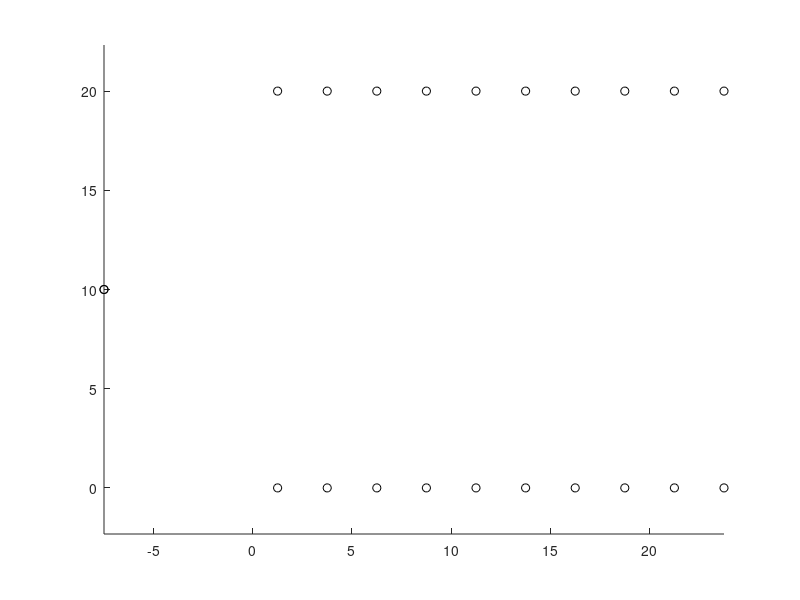

Reproduce this figure in MATLAB. (Note: this script raises an error after producing the figure.)
%%

clear; close all; clc;
rng("default"); % random seed for reproductivity

%% -------------------- Step A: Define Problem Parameters --------------------
N = 10;                     % number of rows
RL = 20;                    % row length
W = 2.5;                    % implement width (row spacing)
L = 3;                      % tractor length
Ld = 1.5;                   % look-ahead distance
gamma_limit = deg2rad(60);  % steering limit
Rmin = L / tan(gamma_limit);  % minimum turning radius

% Start and end positions
x_start = -3 * W;
y_start = RL / 2;
x_end = x_start;
y_end = y_start;

% Coordinates of headland nodes (lower and upper)
x_lower = W/2 + W * (0:N-1); % Lower headland nodes X coordinates
y_lower = zeros(1, N);       % Lower headland nodes Y coordinates
x_upper = x_lower;           % Upper headland nodes X coordinates  
y_upper = RL * ones(1, N);   % Upper headland nodes Y coordinates

% Assemble full node coordinate list (1=start, 2..N+1=lower, N+2..2N+1=upper, 2N+2=end)
x = [x_start, x_lower, x_upper, x_end];
y = [y_start, y_lower, y_upper, y_end];

% Plot for verification
figure; hold on; axis equal
plot(x, y, 'ko')
dx = 0.50 * ones(size(x));          % default shift in x
dy = 0.50 * ones(size(y));          % default shift in y
% put the first label above-left, last label below-right
dx(1)   = 0.75;   dy(1)   =  1.0;   % start node
dx(end) =  0.75;   dy(end) = -1.0;   % end   node
text(x + dx, ...
     y + dy, ...
     string(1:numel(x)), "HorizontalAlignment","center");
title('Node Layout Verification'); xlabel('X [m]'); ylabel('Y [m]');
xlim([-8 27])

%% -------------------- Step B: Build Cost Matrix --------------------
HUGE = 1e6;                       % "impossible" cost
DMAT = HUGE * ones(2*N+2);        % start with all moves disabled

% ---- (1) Row-traversal costs: lower ↔ upper in SAME row ---------------
% Moving from any lower headland node to any upper headland node (and vice versa)
% is only possible if both nodes belong to the same field row
for i = 2:N+1 % for each lower node
    for j = N+2:2*N+1 % for each upper node
        if (j-i) == N % if nodes belong to same row, non working cost is zero
            DMAT(i,j) = 0; % Cost to travel within a row is zero (assuming cultivation cost is zero)
            DMAT(j,i) = 0; % Same for reverse direction
        else
            DMAT(i,j) = HUGE; % Not possible to go from lower to upper if not in same row
            DMAT(j,i) = HUGE; % Same for reverse direction
        end
    end
end

% ---- (2) Headland turning costs: Π / Ω turns on south or north edges --
% Compute turning costs between nodes i, j (both are at top or bottom)
for i = 2:N+1 % for each node at the 'bottom'
    for j = i+1:N+1 % for each node to the 'right' of node i
        d = abs(j-i); % Number of rows between the nodes
        dW = d * W;   % Physical distance between the rows
        
        % Check if a PI turn can be made (plus a straight line of length (d-1) row widths)
        if (Rmin <= dW/2)
            % PI turn cost = π * Rmin (for the semi-circle) + (d-1)*W (for the straight part)
            DMAT(i,j) = pi * Rmin + (d-1) * W;
        else
            % Omega turn cost = 2 * π * Rmin (full circle of radius Rmin)
            DMAT(i,j) = 2 * pi * Rmin;
        end
        
        DMAT(j,i) = DMAT(i,j);           % symmetry of cost
        DMAT(i+N, j+N) = DMAT(i,j);      % same cost for pair of top-nodes
        DMAT(j+N, i+N) = DMAT(i,j);      % symmetry for top nodes
    end
end

% ---- (3) Manhattan costs start/end ↔ all field nodes ------------------
% Costs to travel from start node to any other field node (except for end node)
% Costs to travel from end node to any other field node (except for start node)
for i = 2:2*N+1 % all field row nodes
    % Manhattan distance between this node and start node
    DMAT(1,i) = abs(x(1)-x(i)) + abs(y(1)-y(i));
    DMAT(i,1) = DMAT(1,i); % cost matrix symmetry
    
    % Manhattan distance between this node and end node
    DMAT(2*N+2,i) = abs(x(2*N+2)-x(i)) + abs(y(2*N+2)-y(i));
    DMAT(i,2*N+2) = DMAT(2*N+2,i); % cost matrix symmetry
end

% ---- (4) Forbid direct Start ↔ End jump --------------------------------
% Cost between start and end nodes is set to HUGE (not allowed)
DMAT(1,2*N+2) = HUGE;
DMAT(2*N+2,1) = HUGE;


%% -------------------- Solve TSP (Step B Completion) --------------------
XY = [x', y'];
t = cputime;
resultStruct = tspof_ga('xy', XY, 'DMAT', DMAT, ...
                        'POPSIZE', 200, ...   % Doubled population size
                        'NUMITER', 2e4, ...   % Doubled iterations
                        'SHOWRESULT', true, ...
                        'SHOWWAITBAR', true, ...
                        'SHOWPROG', true);
E = cputime - t; % computation time
route = [1, resultStruct.optRoute, 2*N+2]; % full node sequence

% Verify that all rows are visited
rows_visited = zeros(1, N);
for i = 1:length(route)
    node_idx = route(i);
    if node_idx >= 2 && node_idx <= N+1  % Lower nodes
        row_idx = node_idx - 1;
        rows_visited(row_idx) = 1;
    elseif node_idx >= N+2 && node_idx <= 2*N+1  % Upper nodes
        row_idx = node_idx - N - 1;
        rows_visited(row_idx) = 1;
    end
end

% Check if all rows were visited
missing_rows = find(rows_visited == 0);
if ~isempty(missing_rows)
    disp('Warning: The following rows were not visited:');
    disp(missing_rows);
end

% Output result
disp('Computed Optimal Route (Node Indices):');
disp(route);
disp(['Computed Minimum Distance: ', num2str(resultStruct.minDist)]);
disp(['Computation Time: ', num2str(E), ' seconds']);

% Save output
% Open a new file (or overwrite if it exists)
[~, ~] = mkdir("results\B");
fid = fopen('results\B\results.txt','w');

% Write each piece
fprintf(fid, 'Computed Optimal Route (Node Indices):\n');
fprintf(fid, '%d ', route);          % print each index with a space
fprintf(fid, '\n\n');                % blank line

fprintf(fid, 'Computed Minimum Distance: %.4f\n', resultStruct.minDist);
fprintf(fid, 'Computation Time: %.4f seconds\n', E);

% Close the file
fclose(fid);

%% Plot Solution
figure; plot(x(route), y(route), 'r-o', 'LineWidth', 2);
hold on; plot(x, y, 'ko'); text(x + 0.2, y + 0.2, string(1:2*N+2));
title('Optimal Node Sequence Visualization');
xlabel('X [m]'); ylabel('Y [m]'); axis equal;
saveas(gcf, "results\B\optimal_node.png")

%% -------------------- Step C: Build waypoints + segment IDs + guidedPoints --------------------
numLinks        = numel(route)-1;
waypoints       = [];
waypointSegment = [];
isTurnLink      = false(numLinks,1);

% first, mark which links are turns
for k = 1:numLinks
    i = route(k); j = route(k+1);
    if k==1 || k==numLinks
        isTurnLink(k) = true;   % entry or exit
    else
        paired   = ( (i>=2 && i<=N+1 && j-i==N) || (j>=2 && j<=N+1 && i-j==N) );
        sameBot  = all([i j]>=2   & [i j]<=N+1);
        sameTop  = all([i j]>=N+2 & [i j]<=2*N+1);
        if ~paired && (sameBot||sameTop)
            isTurnLink(k) = true;
        end
    end
end

% now build waypoints & segments
for k = 1:numLinks
    i = route(k); j = route(k+1);
    p1 = [x(i), y(i)];  p2 = [x(j), y(j)];
    if isTurnLink(k)
        % compute Dubins turn
        if k==1
            theta0 = 0;
            theta1 = (j<=N+1)*pi/2 + (j>N+1)*(-pi/2);
        elseif k==numLinks
            theta0 = (i<=N+1)*-pi/2 + (i>N+1)*(pi/2);
            theta1 = pi;
        else
            sameBot = all([i j]>=2   & [i j]<=N+1);
            theta0  = sameBot*(-pi/2) + (~sameBot)*( pi/2);
            theta1  = -theta0;
        end
        P      = dubins_core([p1,theta0],[p2,theta1], Rmin);
        pts    = dubins_path_sample_many(P,0.25);
        newPts = pts(2:end,1:2);
    else
        % straight
        nPts   = ceil(norm(p2-p1)/0.5);
        xs     = linspace(p1(1),p2(1),nPts).';
        ys     = linspace(p1(2),p2(2),nPts).';
        newPts = [xs(2:end), ys(2:end)];
    end
    waypoints       = [waypoints;       newPts];
    waypointSegment = [waypointSegment; k*ones(size(newPts,1),1)];
end

% now define guidedPoints: one per link
guidedPoints = zeros(numLinks,2);
for k = 1:numLinks
    idxs    = find(waypointSegment==k);
    segPts  = waypoints(idxs,:);
    if isTurnLink(k)
        % bottom or top by mean y
        if mean(segPts(:,2)) < RL/2
            [~,m] = min(segPts(:,2));   % bottom
        else
            [~,m] = max(segPts(:,2));   % top
        end
        guidedPoints(k,:) = segPts(m,:);
    else
        % midpoint for straight
        guidedPoints(k,:) = 0.5*(segPts(1,:) + segPts(end,:));
    end
end
% Add the end point into guided points
guidedPoints = [guidedPoints; waypoints(end,:)];

[~, ~] = mkdir("results\C");
% Plot the generated waypoints
figure; plot(waypoints(:,1), waypoints(:,2), 'b.-'); axis equal; hold on;
plot(guidedPoints(:,1), guidedPoints(:,2), 'o')
title('Generated Waypoints and Guided Points from Node Sequence');
xlabel('X [m]'); ylabel('Y [m]');
legend("Waypoints", "Guided Points", Location="best")
saveas(gcf, "results\C\waypoints.png")

%% -------------------- Step D: Simulate Path Following with Pure Pursuit Controller --------------------

clear q_history cte_history status_history
clear purePursuitSegmented purePursuitController

% Reset Integration Parameters
global dt DT
dt = 0.001;    % 1 ms integration step
DT = 0.01;     % 10 ms control update period
T = 1000.0;      % run until it reaches the end point
time_vec = 0:DT:T-DT;

% Vehicle and Controller Parameters
L = 2.5;               % wheelbase
Ld_line = 1.0;         % look-ahead distance
Ld_turn = 0.8;
gamma_max = deg2rad(60);
gamma_min = -gamma_max;
v_ref = 1.0;           % constant forward speed
tau_gamma = 0.0;       % instant steering dynamics
tau_v = 0.0;           % instant speed dynamics

% State bounds
Qmax = [inf; inf; inf; gamma_max; v_ref];
Qmin = [-inf; -inf; -inf; gamma_min; 0];

% Initial state [x, y, theta, gamma, v]
q = [-3*W; RL/2; 0; 0; v_ref];

numSteps    = length(time_vec);
q_history   = zeros(numSteps+1,5);    % assuming state q has length 5
cte_history = zeros(numSteps,3);
status_history = zeros(numSteps,1);

% store initial state
q_history(1,:) = q.';

for k = 1:numSteps
    % 1) compute steering and cte
    [delta, ~, status] = purePursuitSegmented( ...
        q, L, Ld_line, Ld_turn, ...
        waypoints, waypointSegment, isTurnLink, guidedPoints, ...
        gamma_max, gamma_min);

    % choose a base blend factor (tune between 0 and 1)
    % cte = α·cte_path + (1−α)·cte_gp
    alpha = 0.9;
    [cte_path, cte_gp, cte] = computeBlendedError( ...
    q, waypoints, waypointSegment, guidedPoints, isTurnLink, alpha, status);

    % 2) step the dynamics
    q = robot_bike_dyn( ...
          q, [delta; v_ref], ...
          [gamma_min;0], [gamma_max;v_ref], ...
          Qmin, Qmax, L, 0, 0 );

    % 3) record state
    q_history(k+1,:) = q.';
    status_history(k) = status;

    % 4) compute and store CTE
    cte_history(k, 1) = cte_path;
    cte_history(k, 2) = cte_gp;
    cte_history(k, 3) = cte;

    % 5) check termination (avoid stuck at start)
    if norm(q(1:2) - waypoints(end,:).') < 0.5 && k >= 1000
        % trim unused entries
        q_history   = q_history(1:k+1,:);
        cte_history = cte_history(1:k, :);
        status_history = status_history(1:k, :);
        break;
    end
end


%% Visualization for Step D

% results
rms_cte = sqrt(mean(cte_history(:,1).^2));
disp(['Segment-bounded RMS CTE: ', num2str(rms_cte), ' m']);

[~,~] = mkdir("results\D");
% save figures
figure;
plot(waypoints(:,1), waypoints(:,2), 'r--', LineWidth=2); hold on;
plot(q_history(:,1), q_history(:,2), 'b-');
axis equal; grid on;
title('Adaptive Ld Path Following');
xlabel('X [m]'); ylabel('Y [m]');
legend("Waypoints", "Robot Path", Location="best")
saveas(gcf, 'results\D\adaptive_robot_path.png');

figure;
t = (0:DT:(numel(cte_history(:,1))-1)*DT).';
plot(t, cte_history(:, 1));
grid on;
title('Segment Bounded Adapative Ld Cross-Track Error');
xlabel('Time [s]'); ylabel('CTE [m]');
saveas(gcf, 'results\D\adaptive_cte.png');

% trim q_history to same length as status_history
q_pos = q_history(1:length(status_history), 1:2);

% time vector for status
t_status = (0:(length(status_history)-1)) * DT;

% 1) plot status over time
figure;
stairs(t_status, status_history, 'LineWidth', 1.5);
ylim([-0.1, 1.1]);
yticks([0 1]);
yticklabels({'off','on'});
xlabel('Time [s]');
ylabel('Guided Override');
title('Guided-Point Override Activation Over Time');
grid on;
saveas(gcf, 'results\D\status_time.png');

% 2) plot trajectory colored by status
idxOn  = status_history == 1;
idxOff = status_history == 0;

figure; hold on;
plot(waypoints(:,1), waypoints(:,2), 'k--', 'LineWidth', 1);  % reference path
scatter(q_pos(idxOff,1), q_pos(idxOff,2), 8,'r', 'filled');
scatter(q_pos(idxOn, 1), q_pos(idxOn, 2), 8,'b', 'filled');
legend('Waypoints','Override Off','Override On','Location','Best');
axis equal; grid on;
xlabel('X [m]'); ylabel('Y [m]');
title('Robot Path Colored by Guided-Point Override Status');
saveas(gcf, 'results\D\status_path.png');

% save RMS
fid = fopen('results\D\RMS_adaptive.txt','w');
fprintf(fid, 'RMS CTE (adaptive Ld): %.4f\n', rms_cte);
fclose(fid);

%% -------------------- Step E: Repeat Step D with 30 degree steering limit --------------------

clear q_history cte_history status_history
clear purePursuitSegmented purePursuitController

% Reset Integration Parameters
global dt DT
dt = 0.001;    % 1 ms integration step
DT = 0.01;     % 10 ms control update period
T = 1000.0;    % run until it reaches the end point
time_vec = 0:DT:T-DT;

% Vehicle and Controller Parameters
L = 2.5;               % wheelbase
Ld_line = 4.0;         % look-ahead distance
Ld_turn = 2.0;
gamma_max = deg2rad(30);  % CHANGED: maximum steering angle to 30 degrees
gamma_min = -gamma_max;
v_ref = 1.0;           % constant forward speed
tau_gamma = 0.0;       % instant steering dynamics
tau_v = 0.0;           % instant speed dynamics

% State bounds
Qmax = [inf; inf; inf; gamma_max; v_ref];
Qmin = [-inf; -inf; -inf; gamma_min; 0];

% Initial state [x, y, theta, gamma, v]
q = [-3*W; RL/2; 0; 0; v_ref];

numSteps    = length(time_vec);
q_history   = zeros(numSteps+1,5);    % assuming state q has length 5
cte_history = zeros(numSteps,3);
status_history = zeros(numSteps,1);

% store initial state
q_history(1,:) = q.';

for k = 1:numSteps
    % 1) compute steering and cte
    [delta, ~, status] = purePursuitSegmented( ...
        q, L, Ld_line, Ld_turn, ...
        waypoints, waypointSegment, isTurnLink, guidedPoints, ...
        gamma_max, gamma_min);

    % choose a base blend factor (tune between 0 and 1)
    % cte = α·cte_path + (1−α)·cte_gp
    alpha = 0.9;
    [cte_path, cte_gp, cte] = computeBlendedError( ...
    q, waypoints, waypointSegment, guidedPoints, isTurnLink, alpha, status);

    % 2) step the dynamics
    q = robot_bike_dyn( ...
          q, [delta; v_ref], ...
          [gamma_min;0], [gamma_max;v_ref], ...
          Qmin, Qmax, L, 0, 0 );

    % 3) record state
    q_history(k+1,:) = q.';
    status_history(k) = status;

    % 4) compute and store CTE
    cte_history(k, 1) = cte_path;
    cte_history(k, 2) = cte_gp;
    cte_history(k, 3) = cte;

    % 5) check termination (avoid stuck at start)
    if norm(q(1:2) - waypoints(end,:).') < 0.5 && k >= 1000
        % trim unused entries
        q_history   = q_history(1:k+1,:);
        cte_history = cte_history(1:k, :);
        status_history = status_history(1:k, :);
        break;
    end
end

%% Visualization for Step E

% results
rms_cte = sqrt(mean(cte_history(:,1).^2));
disp(['Segment-bounded RMS CTE (30-deg limit): ', num2str(rms_cte), ' m']);

[~, ~] = mkdir("results\E");
% save figures
figure;
plot(waypoints(:,1), waypoints(:,2), 'r--'); hold on;
plot(q_history(:,1), q_history(:,2), 'b-');
axis equal; grid on;
title('Adaptive Ld Path Following (30° Steering Limit)');
xlabel('X [m]'); ylabel('Y [m]');
saveas(gcf, 'results\E\adaptive_robot_path_30deg.png');

figure;
t = (0:DT:(numel(cte_history(:,1))-1)*DT).';
plot(t, cte_history(:, 1));
grid on;
title('Segment Bounded Adaptive Ld Cross-Track Error (30° Steering Limit)');
xlabel('Time [s]'); ylabel('CTE [m]');
saveas(gcf, 'results\E\adaptive_cte_30deg.png');

% trim q_history to same length as status_history
q_pos = q_history(1:length(status_history), 1:2);

% time vector for status
t_status = (0:(length(status_history)-1)) * DT;

% 1) plot status over time
figure;
stairs(t_status, status_history, 'LineWidth', 1.5);
ylim([-0.1, 1.1]);
yticks([0 1]);
yticklabels({'off','on'});
xlabel('Time [s]');
ylabel('Guided Override');
title('Guided-Point Override Activation Over Time (30° Steering Limit)');
grid on;
saveas(gcf, 'results\E\status_time_30deg.png');

% 2) plot trajectory colored by status
idxOn  = status_history == 1;
idxOff = status_history == 0;

figure; hold on;
plot(waypoints(:,1), waypoints(:,2), 'k--', 'LineWidth', 1);  % reference path
scatter(q_pos(idxOff,1), q_pos(idxOff,2), 8,'r', 'filled');
scatter(q_pos(idxOn, 1), q_pos(idxOn, 2), 8,'b', 'filled');
legend('Waypoints','Override Off','Override On','Location','Best');
axis equal; grid on;
xlabel('X [m]'); ylabel('Y [m]');
title('Robot Path Colored by Guided-Point Override Status (30° Steering Limit)');
saveas(gcf, 'results\E\status_path_30deg.png');

% save RMS
fid = fopen('results\E\RMS_adaptive_30deg.txt','w');
fprintf(fid, 'RMS CTE (adaptive Ld, 30° steering): %.4f\n', rms_cte);
fclose(fid);

% Compare steering angles between 60° and 30° simulations
figure;
plot(q_history(:,4) * 180/pi, 'LineWidth', 1.5);
grid on;
title('Steering Angle vs. Time (30° Steering Limit)');
xlabel('Time Step'); ylabel('Steering Angle [deg]');
yline(30, 'r--', 'Max Angle'); yline(-30, 'r--');
saveas(gcf, 'results\E\steering_angles_30deg.png');

%% -------------------- Step F: Redo B, C, D with 30 degree steering limit --------------------

%% F.1 - Redefine Problem Parameters with 30 degree steering limit
clear; close all; clc;
rng("default"); % random seed for reproductivity
%% -------------------- Step A: Define Problem Parameters (Reused) --------------------
N = 10;                     % number of rows
RL = 20;                    % row length
W = 2.5;                    % implement width (row spacing)
L = 3;                      % tractor length
Ld = 1.5;                   % look-ahead distance
gamma_limit = deg2rad(30);  % CHANGED: steering limit to 30 degrees
Rmin = L / tan(gamma_limit);  % UPDATED: minimum turning radius (larger now)

% Start and end positions
x_start = -3 * W;
y_start = RL / 2;
x_end = x_start;
y_end = y_start;

% Coordinates of headland nodes (lower and upper)
x_lower = W/2 + W * (0:N-1); % added 2.5 m to correct X coordinates
y_lower = zeros(1, N);

x_upper = x_lower;
y_upper = RL * ones(1, N);

% Assemble full node coordinate list (1=start, 2..N+1=lower, N+2..2N+1=upper, 2N+2=end)
x = [x_start, x_lower, x_upper, x_end];
y = [y_start, y_lower, y_upper, y_end];

% Plot for verification
figure; hold on; axis equal
plot(x, y, 'ko')
dx = 0.50 * ones(size(x));          % default shift in x
dy = 0.50 * ones(size(y));          % default shift in y
% put the first label above-left, last label below-right
dx(1)   = 0.75;   dy(1)   =  1.0;   % start node
dx(end) =  0.75;   dy(end) = -1.0;   % end   node
text(x + dx, ...
     y + dy, ...
     string(1:numel(x)), "HorizontalAlignment","center");
title('Node Layout Verification'); xlabel('X [m]'); ylabel('Y [m]');
xlim([-8 27])


%% F.2 - Rebuild Cost Matrix with new minimum turning radius
HUGE = 1e6;                       % "impossible" cost
DMAT = HUGE * ones(2*N+2);        % start with all moves disabled

% ---- (1) Row-traversal costs: lower ↔ upper in SAME row ---------------
% Moving from any lower headland node to any upper headland node (and vice versa)
% is only possible if both nodes belong to the same field row
for i = 2:N+1 % for each lower node
    for j = N+2:2*N+1 % for each upper node
        if (j-i) == N % if nodes belong to same row, non working cost is zero
            DMAT(i,j) = 0; % Cost to travel within a row is zero (assuming cultivation cost is zero)
            DMAT(j,i) = 0; % Same for reverse direction
        else
            DMAT(i,j) = HUGE; % Not possible to go from lower to upper if not in same row
            DMAT(j,i) = HUGE; % Same for reverse direction
        end
    end
end

% ---- (2) Headland turning costs: Π / Ω turns on south or north edges --
% Compute turning costs between nodes i, j (both are at top or bottom)
for i = 2:N+1 % for each node at the 'bottom'
    for j = i+1:N+1 % for each node to the 'right' of node i
        d = abs(j-i); % Number of rows between the nodes
        dW = d * W;   % Physical distance between the rows
        
        % Check if a PI turn can be made (plus a straight line of length (d-1) row widths)
        if (Rmin <= dW/2)
            % PI turn cost = π * Rmin (for the semi-circle) + (d-1)*W (for the straight part)
            DMAT(i,j) = pi * Rmin + (d-1) * W;
        else
            % Omega turn cost = 2 * π * Rmin (full circle of radius Rmin)
            DMAT(i,j) = 2 * pi * Rmin;
        end
        
        DMAT(j,i) = DMAT(i,j);           % symmetry of cost
        DMAT(i+N, j+N) = DMAT(i,j);      % same cost for pair of top-nodes
        DMAT(j+N, i+N) = DMAT(i,j);      % symmetry for top nodes
    end
end

% ---- (3) Manhattan costs start/end ↔ all field nodes ------------------
% Costs to travel from start node to any other field node (except for end node)
% Costs to travel from end node to any other field node (except for start node)
for i = 2:2*N+1 % all field row nodes
    % Manhattan distance between this node and start node
    DMAT(1,i) = abs(x(1)-x(i)) + abs(y(1)-y(i));
    DMAT(i,1) = DMAT(1,i); % cost matrix symmetry
    
    % Manhattan distance between this node and end node
    DMAT(2*N+2,i) = abs(x(2*N+2)-x(i)) + abs(y(2*N+2)-y(i));
    DMAT(i,2*N+2) = DMAT(2*N+2,i); % cost matrix symmetry
end

% ---- (4) Forbid direct Start ↔ End jump --------------------------------
% Cost between start and end nodes is set to HUGE (not allowed)
DMAT(1,2*N+2) = HUGE;
DMAT(2*N+2,1) = HUGE;

%% -------------------- Solve TSP (Step F.2 Completion) --------------------
XY = [x', y'];
t = cputime;
resultStruct = tspof_ga('xy', XY, 'DMAT', DMAT, ...
                        'POPSIZE', 200, ...   % Doubled population size
                        'NUMITER', 2e4, ...   % Doubled iterations
                        'SHOWRESULT', true, ...
                        'SHOWWAITBAR', true, ...
                        'SHOWPROG', true);
E = cputime - t; % computation time
route = [1, resultStruct.optRoute, 2*N+2]; % full node sequence

% Verify that all rows are visited
rows_visited = zeros(1, N);
for i = 1:length(route)
    node_idx = route(i);
    if node_idx >= 2 && node_idx <= N+1  % Lower nodes
        row_idx = node_idx - 1;
        rows_visited(row_idx) = 1;
    elseif node_idx >= N+2 && node_idx <= 2*N+1  % Upper nodes
        row_idx = node_idx - N - 1;
        rows_visited(row_idx) = 1;
    end
end

% Check if all rows were visited
missing_rows = find(rows_visited == 0);
if ~isempty(missing_rows)
    disp('Warning: The following rows were not visited:');
    disp(missing_rows);
end

% Output result
disp('Computed Optimal Route with 30° Steering Limit (Node Indices):');
disp(route);
disp(['Computed Minimum Distance (30° limit): ', num2str(resultStruct.minDist)]);
disp(['Computation Time: ', num2str(E), ' seconds']);

% Save output
fid = fopen('results\F\results_30deg.txt','w');
fprintf(fid, 'Computed Optimal Route with 30° Steering Limit (Node Indices):\n');
fprintf(fid, '%d ', route);          % print each index with a space
fprintf(fid, '\n\n');                % blank line
fprintf(fid, 'Computed Minimum Distance (30° limit): %.4f\n', resultStruct.minDist);
fprintf(fid, 'Computation Time: %.4f seconds\n', E);
fclose(fid);


%% Plot Solution
figure; plot(x(route), y(route), 'r-o', 'LineWidth', 2);
hold on; plot(x, y, 'ko'); text(x + 0.2, y + 0.2, string(1:2*N+2));
title('Optimal Node Sequence Visualization (30° Steering Limit)');
xlabel('X [m]'); ylabel('Y [m]'); axis equal;
saveas(gcf, "results\F\optimal_node_30deg.png")

%% F.3 - Rebuild waypoints with 30 degree turning radius
numLinks        = numel(route)-1;
waypoints       = [];
waypointSegment = [];
isTurnLink      = false(numLinks,1);

% first, mark which links are turns
for k = 1:numLinks
    i = route(k); j = route(k+1);
    if k==1 || k==numLinks
        isTurnLink(k) = true;   % entry or exit
    else
        paired   = ( (i>=2 && i<=N+1 && j-i==N) || (j>=2 && j<=N+1 && i-j==N) );
        sameBot  = all([i j]>=2   & [i j]<=N+1);
        sameTop  = all([i j]>=N+2 & [i j]<=2*N+1);
        if ~paired && (sameBot||sameTop)
            isTurnLink(k) = true;
        end
    end
end

% now build waypoints & segments
for k = 1:numLinks
    i = route(k); j = route(k+1);
    p1 = [x(i), y(i)];  p2 = [x(j), y(j)];
    if isTurnLink(k)
        % compute Dubins turn
        if k==1
            theta0 = 0;
            theta1 = (j<=N+1)*pi/2 + (j>N+1)*(-pi/2);
        elseif k==numLinks
            theta0 = (i<=N+1)*-pi/2 + (i>N+1)*(pi/2);
            theta1 = pi;
        else
            sameBot = all([i j]>=2   & [i j]<=N+1);
            theta0  = sameBot*(-pi/2) + (~sameBot)*( pi/2);
            theta1  = -theta0;
        end
        P      = dubins_core([p1,theta0],[p2,theta1], Rmin);
        pts    = dubins_path_sample_many(P,0.25);
        newPts = pts(2:end,1:2);
    else
        % straight
        nPts   = ceil(norm(p2-p1)/0.5);
        xs     = linspace(p1(1),p2(1),nPts).';
        ys     = linspace(p1(2),p2(2),nPts).';
        newPts = [xs(2:end), ys(2:end)];
    end
    waypoints       = [waypoints;       newPts];
    waypointSegment = [waypointSegment; k*ones(size(newPts,1),1)];
end

% now define guidedPoints: one per link
guidedPoints = zeros(numLinks,2);
for k = 1:numLinks
    idxs    = find(waypointSegment==k);
    segPts  = waypoints(idxs,:);
    if k == numLinks
        % For the last link, use the end point as guided point
        guidedPoints(k,:) = [x_end, y_end];
    elseif isTurnLink(k)
        % bottom or top by mean y
        if mean(segPts(:,2)) < RL/2
            [~,m] = min(segPts(:,2));   % bottom
        else
            [~,m] = max(segPts(:,2));   % top
        end
        guidedPoints(k,:) = segPts(m,:);
    else
        % midpoint for straight
        guidedPoints(k,:) = 0.5*(segPts(1,:) + segPts(end,:));
    end
end

nGuides = size(guidedPoints,1);
labels  = string(1:nGuides).';  
% Plot the generated waypoints
figure; plot(waypoints(:,1), waypoints(:,2), 'b.-'); axis equal; hold on;
plot(guidedPoints(:,1), guidedPoints(:,2), 'o');
text( guidedPoints(:,1)+1, ...
      guidedPoints(:,2)+1, ...
      labels, ...
      'HorizontalAlignment','center' );
title('Generated Waypoints and Guided Points (30° Steering Limit)');
xlabel('X [m]'); ylabel('Y [m]');
legend("Waypoints", "Guided Points", Location="best")
saveas(gcf, "results\F\waypoints_30deg.png")

%% F.4 - Re-simulate path following with 30 degree steering limit
clear q_history cte_history
clear purePursuitSegmented

% Reset Integration Parameters
global dt DT
dt = 0.001;    % 1 ms integration step
DT = 0.01;     % 10 ms control update period
T = 2000.0;    % run until it reaches the end point
time_vec = 0:DT:T-DT;

% Vehicle and Controller Parameters
L = 2.5;               % wheelbase
Ld_line = 1.0;         % look-ahead distance
Ld_turn = 0.2;
gamma_max = deg2rad(30);  % 30 degree steering limit
gamma_min = -gamma_max;
v_ref = 1.0;           % constant forward speed
tau_gamma = 0.0;       % instant steering dynamics
tau_v = 0.0;           % instant speed dynamics

% State bounds
Qmax = [inf; inf; inf; gamma_max; v_ref];
Qmin = [-inf; -inf; -inf; gamma_min; 0];

% Initial state [x, y, theta, gamma, v]
q = [-3*W; RL/2; 0; 0; v_ref];

numSteps    = length(time_vec);
q_history   = zeros(numSteps+1,5);
cte_history = zeros(numSteps,3);
status_history = zeros(numSteps,1);

% store initial state
q_history(1,:) = q.';

for k = 1:numSteps
    % 1) compute steering and cte
    [delta, ~, status] = purePursuitSegmented( ...
        q, L, Ld_line, Ld_turn, ...
        waypoints, waypointSegment, isTurnLink, guidedPoints, ...
        gamma_max, gamma_min, 1);

    % choose a base blend factor (tune between 0 and 1)
    % cte = α·cte_path + (1−α)·cte_gp
    alpha = 0.9;
    [cte_path, cte_gp, cte] = computeBlendedError( ...
    q, waypoints, waypointSegment, guidedPoints, isTurnLink, alpha, status);

    % 2) step the dynamics
    q = robot_bike_dyn( ...
          q, [delta; v_ref], ...
          [gamma_min;0], [gamma_max;v_ref], ...
          Qmin, Qmax, L, 0, 0 );

    % 3) record state
    q_history(k+1,:) = q.';
    status_history(k) = status;

    % 4) compute and store CTE
    cte_history(k, 1) = cte_path;
    cte_history(k, 2) = cte_gp;
    cte_history(k, 3) = cte;

    % 5) check termination (avoid stuck at start)
    if norm(q(1:2) - waypoints(end,:).') < 0.5 && k >= 1000
        % trim unused entries
        q_history   = q_history(1:k+1,:);
        cte_history = cte_history(1:k, :);
        status_history = status_history(1:k, :);
        break;
    end

    if k == numSteps
        warning("Run out of time!")
    end
end

%% Visualization for Step F.4

% results
rms_cte = sqrt(mean(cte_history(:,1).^2));
disp(['Segment-bounded RMS CTE (30-deg optimized path): ', num2str(rms_cte), ' m']);

% save figures
figure;
plot(waypoints(:,1), waypoints(:,2), 'r--'); hold on;
plot(q_history(:,1), q_history(:,2), 'b-');
axis equal; grid on;
title('Optimized Path Following (30° Steering Limit)');
xlabel('X [m]'); ylabel('Y [m]');
saveas(gcf, 'results\F\optimized_robot_path_30deg.png');

figure;
t = (0:DT:(numel(cte_history(:,1))-1)*DT).';
plot(t, cte_history(:, 1));
grid on;
title('Segment Bounded Cross-Track Error (30° Optimized Path)');
xlabel('Time [s]'); ylabel('CTE [m]');
saveas(gcf, 'results\F\optimized_cte_30deg.png');

% trim q_history to same length as status_history
q_pos = q_history(1:length(status_history), 1:2);

% time vector for status
t_status = (0:(length(status_history)-1)) * DT;

% 1) plot status over time
figure;
stairs(t_status, status_history, 'LineWidth', 1.5);
ylim([-0.1, 1.1]);
yticks([0 1]);
yticklabels({'off','on'});
xlabel('Time [s]');
ylabel('Guided Override');
title('Guided-Point Override Activation (30° Optimized Path)');
grid on;
saveas(gcf, 'results\F\optimized_status_time_30deg.png');

% 2) plot trajectory colored by status
idxOn  = status_history == 1;
idxOff = status_history == 0;

figure; hold on;
plot(waypoints(:,1), waypoints(:,2), 'k--', 'LineWidth', 1);  % reference path
scatter(q_pos(idxOff,1), q_pos(idxOff,2), 8,'r', 'filled');
scatter(q_pos(idxOn, 1), q_pos(idxOn, 2), 8,'b', 'filled');
legend('Waypoints','Override Off','Override On','Location','Best');
axis equal; grid on;
xlabel('X [m]'); ylabel('Y [m]');
title('Robot Path by Guided-Point Override Status (30° Optimized Path)');
saveas(gcf, 'results\F\optimized_status_path_30deg.png');

% save RMS
fid = fopen('results\F\RMS_optimized_30deg.txt','w');
fprintf(fid, 'RMS CTE (30° optimized path): %.4f\n', rms_cte);
fclose(fid);

%% 

%-----------------------Helper Functions----------------------------------

function param = dubins_core(p1, p2, r)
    %%%%%%%%%%%%%%%%%% DEFINE %%%%%%%%%%%%%%%%%
    % Here are some usefuldefine headers for better implementation
    % there are 6 types of dubin's curve, only one will have minimum cost
    % LSL = 1;
	% LSR = 2;
	% RSL = 3;
	% RSR = 4;
	% RLR = 5;
    % LRL = 6;
    
    % The three segment types a path can be made up of
    % L_SEG = 1;
    % S_SEG = 2;
    % R_SEG = 3;

    % The segment types for each of the Path types
    %{
    DIRDATA = [ L_SEG, S_SEG, L_SEG ;...
                L_SEG, S_SEG, R_SEG ;...
                R_SEG, S_SEG, L_SEG ;...
                R_SEG, S_SEG, R_SEG ;...
                R_SEG, L_SEG, R_SEG ;...
                L_SEG, R_SEG, L_SEG ]; 
    %}
    %%%%%%%%%%%%%%%% END DEFINE %%%%%%%%%%%%%%%%
            
    % the return parameter
    param.p_init = p1;              % the initial configuration
    param.seg_param = [0, 0, 0];    % the lengths of the three segments
    param.r = r;                    % model forward velocity / model angular velocity turning radius
    param.type = -1;                % path type. one of LSL, LSR, ... 
    param.flag = 0;
    
    %%%%%%%%%%%%%%%%%%%%%%%%% START %%%%%%%%%%%%%%%%%%%%%%%%%
    % First, basic properties and normalization of the problem
    dx = p2(1) - p1(1);
    dy = p2(2) - p1(2);
    D = sqrt( dx^2 + dy^2 );
    d = D / r;                  % distance is shrunk by r, this make lengh calculation very easy
    if( r <= 0 )
        param.flag = -1;
        return;
    end
    theta = mod(atan2( dy, dx ), 2*pi);
    alpha = mod((p1(3) - theta), 2*pi);
    beta  = mod((p2(3) - theta), 2*pi);

    % Second, we find all possible curves
    best_word = -1;
    best_cost = -1;
    test_param(1,:) = dubins_LSL(alpha, beta, d);
    test_param(2,:) = dubins_LSR(alpha, beta, d);
    test_param(3,:) = dubins_RSL(alpha, beta, d);
    test_param(4,:) = dubins_RSR(alpha, beta, d);
    test_param(5,:) = dubins_RLR(alpha, beta, d);
    test_param(6,:) = dubins_LRL(alpha, beta, d);
    
    for i = 1:1:6
        if(test_param(i,1) ~= -1) 
            cost = sum(test_param(i,:));
            if(cost < best_cost) || (best_cost == -1)
                best_word = i;
                best_cost = cost;
                param.seg_param = test_param(i,:);
                param.type = i;
            end
        end
    end

    if(best_word == -1) 
        param.flag = -2;             % NO PATH
        return;
    else
        return;
    end
end

function param = dubins_LSL(alpha, beta, d)
    tmp0 = d + sin(alpha) - sin(beta);
    p_squared = 2 + (d*d) -(2*cos(alpha - beta)) + (2*d*(sin(alpha) - sin(beta)));
    if( p_squared < 0 )
        param = [-1, -1, -1];
        return;
    else
        tmp1 = atan2( (cos(beta)-cos(alpha)), tmp0 );
        t = mod((-alpha + tmp1 ), 2*pi);
        p = sqrt( p_squared );
        q = mod((beta - tmp1 ), 2*pi);
        param(1) = t; 
        param(2) = p; 
        param(3) = q;
        return ;
    end
end
function param = dubins_LSR(alpha, beta, d)
    p_squared = -2 + (d*d) + (2*cos(alpha - beta)) + (2*d*(sin(alpha)+sin(beta)));
    if( p_squared < 0 )
        param = [-1, -1, -1];
        return;
    else
        p    = sqrt( p_squared );
        tmp2 = atan2( (-cos(alpha)-cos(beta)), (d+sin(alpha)+sin(beta)) ) - atan2(-2.0, p);
        t    = mod((-alpha + tmp2), 2*pi);
        q    = mod(( -mod((beta), 2*pi) + tmp2 ), 2*pi);
        param(1) = t; 
        param(2) = p; 
        param(3) = q;
        return ;
    end
end
function param = dubins_RSL(alpha, beta, d)
    p_squared = (d*d) -2 + (2*cos(alpha - beta)) - (2*d*(sin(alpha)+sin(beta)));
    if( p_squared< 0 ) 
        param = [-1, -1, -1];
        return;
    else
        p    = sqrt( p_squared );
        tmp2 = atan2( (cos(alpha)+cos(beta)), (d-sin(alpha)-sin(beta)) ) - atan2(2.0, p);
        t    = mod((alpha - tmp2), 2*pi);
        q    = mod((beta - tmp2), 2*pi);
        param(1) = t;
        param(2) = p; 
        param(3) = q;
        return ;
    end
end
function param = dubins_RSR(alpha, beta, d)
    tmp0 = d-sin(alpha)+sin(beta);
    p_squared = 2 + (d*d) -(2*cos(alpha - beta)) + (2*d*(sin(beta)-sin(alpha)));
    if( p_squared < 0 )
        param = [-1, -1, -1];
        return;
    else
        tmp1 = atan2( (cos(alpha)-cos(beta)), tmp0 );
        t = mod(( alpha - tmp1 ), 2*pi);
        p = sqrt( p_squared );
        q = mod(( -beta + tmp1 ), 2*pi);
        param(1) = t; 
        param(2) = p; 
        param(3) = q;
        return;
    end
end
function param = dubins_RLR(alpha, beta, d)
    tmp_rlr = (6. - d*d + 2*cos(alpha - beta) + 2*d*(sin(alpha)-sin(beta))) / 8.;
    if( abs(tmp_rlr) > 1)
        param = [-1, -1, -1];
        return;
    else
        p = mod(( 2*pi - acos( tmp_rlr ) ), 2*pi);
        t = mod((alpha - atan2( cos(alpha)-cos(beta), d-sin(alpha)+sin(beta) ) + mod(p/2, 2*pi)), 2*pi);
        q = mod((alpha - beta - t + mod(p, 2*pi)), 2*pi);
        param(1) = t;
        param(2) = p;
        param(3) = q;
        
        return;
    end
end
function param = dubins_LRL(alpha, beta, d)
    tmp_lrl = (6. - d*d + 2*cos(alpha - beta) + 2*d*(- sin(alpha) + sin(beta))) / 8.;
    if( abs(tmp_lrl) > 1)
        param = [-1, -1, -1]; return;
    else
        p = mod(( 2*pi - acos( tmp_lrl ) ), 2*pi);
        t = mod((-alpha - atan2( cos(alpha)-cos(beta), d+sin(alpha)-sin(beta) ) + p/2), 2*pi);
        q = mod((mod(beta, 2*pi) - alpha -t + mod(p, 2*pi)), 2*pi);
        param(1) = t;
        param(2) = p;
        param(3) = q;
        return;
    end
end
function path = dubins_curve(p1, p2, r, stepsize, quiet)
    
    %%%%%%%%%%%%%%%%%%%%%%%%% DEFINE %%%%%%%%%%%%%%%%%%%%%%%%%%%%%%
    % there are 6 types of dubin's curve, only one will have minimum cost
    % LSL = 1;
	% LSR = 2;
	% RSL = 3;
	% RSR = 4;
	% RLR = 5;
    % LRL = 6;
    
    % The three segment types a path can be made up of
    % L_SEG = 1;
    % S_SEG = 2;
    % R_SEG = 3;

    % The segment types for each of the Path types
    %{
    DIRDATA = [ L_SEG, S_SEG, L_SEG ;...
                L_SEG, S_SEG, R_SEG ;...
                R_SEG, S_SEG, L_SEG ;...
                R_SEG, S_SEG, R_SEG ;...
                R_SEG, L_SEG, R_SEG ;...
                L_SEG, R_SEG, L_SEG ]; 
    %}
            
    % the return parameter from dubins_core
    % param.p_init = p1;              % the initial configuration
    % param.seg_param = [0, 0, 0];    % the lengths of the three segments
    % param.r = r;                    % model forward velocity / model angular velocity turning radius
    % param.type = -1;                % path type. one of LSL, LSR, ... 
    %%%%%%%%%%%%%%%%%%%%%%%%% END DEFINE %%%%%%%%%%%%%%%%%%%%%%%%%%%%%%
    
    % Handle inputs.
    if nargin < 3
        error('Function requires at least two inputs.');
    elseif nargin < 4
        stepsize = 0;
    elseif nargin < 5 
        quiet = 0;  %Default/undefined is not quiet
    end
    
    if ~quiet
        close(findobj('type','figure','name','Dubins curve'));
        tic;
    end
    
    % Check if the destination lies on the circle that can be reach
    % directly from the starting point
    if(p1(3)~=p2(3))
        T = [cos(p1(3)), sin(p1(3));...
             cos(p2(3)), sin(p2(3)) ];
        Y = [p1(1)*cos(p1(3)) + p1(2)*sin(p1(3)); ...
             p2(1)*cos(p2(3)) + p2(2)*sin(p2(3)) ];
        X = T \ Y;
        if( norm(X-reshape(p1(1:2), [2,1]),2) == r ) && ( norm(X-reshape(p2(1:2),[2,1]),2) == r )
            warning('p2 lies on the turning circle from the p2, dubins curve may be suboptimal');
        end
    end
        
    
    % main function
    param = dubins_core(p1, p2, r);
    if stepsize <= 0
        stepsize = dubins_length(param)/1000;
    end
    path = dubins_path_sample_many(param, stepsize);
    
    % plot if not quiet
    if ~quiet
        disp('dubins calculation time'); toc;
        % plotting
        tic;    % most of the time is spent on plotting
        figure('name','Dubins curve');
        plot(path(:,1), path(:,2)); axis equal; hold on
        scatter(p1(1), p1(2), 45, '*','r','LineWidth',1); hold on;
        scatter(p2(1), p2(2), 45, 'square','b','LineWidth',1); hold on;
        text(p1(1), p1(2),'start','HorizontalAlignment','center');
        text(p2(1), p2(2),'end','VerticalAlignment','top');
        disp('plot drawing time'); toc;
    end
end

function path = dubins_path_sample_many(param, stepsize)
    if param.flag < 0
        path = 0;
        return
    end
    length = dubins_length(param);
    path = -1 * ones(floor(length/stepsize), 3);
    x = 0;
    i = 1;
    while x <= length
        path(i, :) = dubins_path_sample( param, x );
        x = x + stepsize;
        i = i + 1;
    end
    return
end

function length = dubins_length(param)
    length = param.seg_param(1);
    length = length + param.seg_param(2);
    length = length + param.seg_param(3);
    length = length * param.r;
end


%{
 * Calculate the configuration along the path, using the parameter t
 *
 * @param path - an initialised path
 * @param t    - a length measure, where 0 <= t < dubins_path_length(path)
 * @param q    - the configuration result
 * @returns    - -1 if 't' is not in the correct range
%}
function end_pt = dubins_path_sample(param, t)
    if( t < 0 || t >= dubins_length(param) || param.flag < 0)
        end_pt = -1;
        return;
    end

    % tprime is the normalised variant of the parameter t
    tprime = t / param.r;

    % In order to take rho != 1 into account this function needs to be more complex
    % than it would be otherwise. The transformation is done in five stages.
    %
    % 1. translate the components of the initial configuration to the origin
    % 2. generate the target configuration
    % 3. transform the target configuration
    %      scale the target configuration
    %      translate the target configration back to the original starting point
    %      normalise the target configurations angular component

    % The translated initial configuration
    p_init = [0, 0, param.p_init(3) ];
    
    %%%%%%%%%%%%%%%%%%%%%%%%% DEFINE %%%%%%%%%%%%%%%%%%%%%%%%%%%%%%
    % The three segment types a path can be made up of
    L_SEG = 1;
    S_SEG = 2;
    R_SEG = 3;

    % The segment types for each of the Path types
    DIRDATA = [ L_SEG, S_SEG, L_SEG ;...
                L_SEG, S_SEG, R_SEG ;...
                R_SEG, S_SEG, L_SEG ;...
                R_SEG, S_SEG, R_SEG ;...
                R_SEG, L_SEG, R_SEG ;...
                L_SEG, R_SEG, L_SEG ]; 
    %%%%%%%%%%%%%%%%%%%%%%%%% END DEFINE %%%%%%%%%%%%%%%%%%%%%%%%%%%%%%

    % Generate the target configuration
    types = DIRDATA(param.type, :);
    param1 = param.seg_param(1);
    param2 = param.seg_param(2);
    mid_pt1 = dubins_segment( param1, p_init, types(1) );
    mid_pt2 = dubins_segment( param2, mid_pt1,  types(2) );
    
    % Actual calculation of the position of tprime within the curve
    if( tprime < param1 ) 
        end_pt = dubins_segment( tprime, p_init,  types(1) );
    elseif( tprime < (param1+param2) ) 
        end_pt = dubins_segment( tprime-param1, mid_pt1,  types(2) );
    else 
        end_pt = dubins_segment( tprime-param1-param2, mid_pt2,  types(3) );
    end

    % scale the target configuration, translate back to the original starting point
    end_pt(1) = end_pt(1) * param.r + param.p_init(1);
    end_pt(2) = end_pt(2) * param.r + param.p_init(2);
    end_pt(3) = mod(end_pt(3), 2*pi);
    return;
end

%{
 returns the parameter of certain location according to an inititalpoint,
 segment type, and its corresponding parameter
%}

function seg_end = dubins_segment(seg_param, seg_init, seg_type)
    L_SEG = 1;
    S_SEG = 2;
    R_SEG = 3;
    if( seg_type == L_SEG ) 
        seg_end(1) = seg_init(1) + sin(seg_init(3)+seg_param) - sin(seg_init(3));
        seg_end(2) = seg_init(2) - cos(seg_init(3)+seg_param) + cos(seg_init(3));
        seg_end(3) = seg_init(3) + seg_param;
    elseif( seg_type == R_SEG )
        seg_end(1) = seg_init(1) - sin(seg_init(3)-seg_param) + sin(seg_init(3));
        seg_end(2) = seg_init(2) + cos(seg_init(3)-seg_param) - cos(seg_init(3));
        seg_end(3) = seg_init(3) - seg_param;
    elseif( seg_type == S_SEG ) 
        seg_end(1) = seg_init(1) + cos(seg_init(3)) * seg_param;
        seg_end(2) = seg_init(2) + sin(seg_init(3)) * seg_param;
        seg_end(3) = seg_init(3);
    end
end





